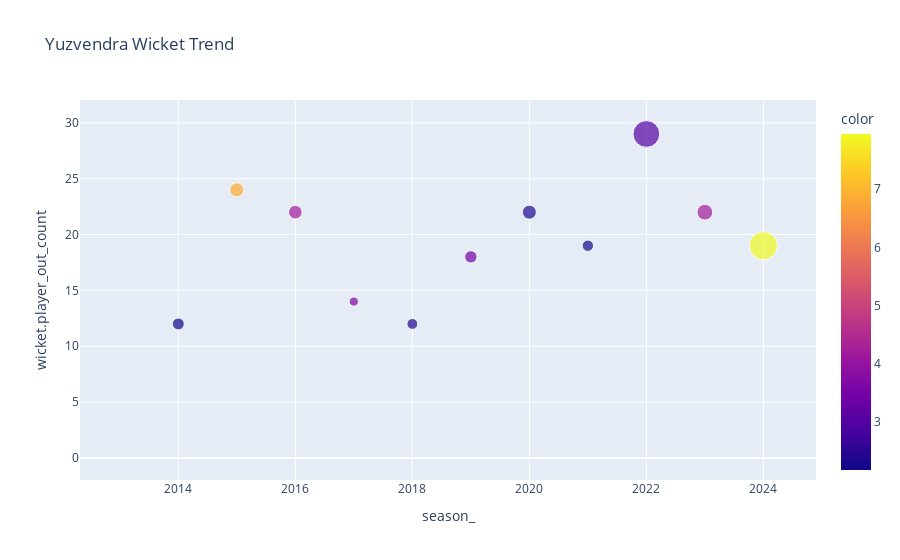

Source (notebook cell):
### Code cell
gapminder(df=ys_chahal_match,x_col=ys_chahal_match['season_'],y_col=ys_chahal_match['wicket.player_out_count'],size_col=ys_chahal_match['runs.total_sum']**5,color_col=(ys_chahal_match['runs.total_sum']/ys_chahal_match['batter_count'])**5,title="Yuzvendra Wicket Trend")

### Figure 1 — Plotly figure (JSON) as saved in the notebook; plotly's stock layout.template omitted (floating-point values rounded to 4 significant figures)
{"data": [{"hovertemplate": "season_=%{x}<br>wicket.player_out_count=%{y}<br>size=%{marker.size}<br>color=%{marker.color}<extra></extra>", "legendgroup": "", "marker": {"color": [6.596, 2.175, 6.863, 4.129, 3.645, 2.436, 3.426, 2.383, 2.284, 3.045, 4.182, 7.95], "coloraxis": "coloraxis", "size": [52521875, 8907339520949, 12458525720576, 11445019581049, 5327648726751, 7317420470624, 9494696984224, 12161907769824, 8028323765901, 44240899506176, 15397444507424, 49420005843968], "sizemode": "area", "sizeref": 123600000000.0, "symbol": "circle"}, "mode": "markers", "name": "", "orientation": "v", "showlegend": false, "type": "scatter", "x": [2013, 2014, 2015, 2016, 2017, 2018, 2019, 2020, 2021, 2022, 2023, 2024], "xaxis": "x", "y": [0, 12, 24, 22, 14, 12, 18, 22, 19, 29, 22, 19], "yaxis": "y"}], "layout": {"coloraxis": {"colorbar": {"title": {"text": "color"}}, "colorscale": [[0, "#0d0887"], [0.1111, "#46039f"], [0.2222, "#7201a8"], [0.3333, "#9c179e"], [0.4444, "#bd3786"], [0.5556, "#d8576b"], [0.6667, "#ed7953"], [0.7778, "#fb9f3a"], [0.8889, "#fdca26"], [1, "#f0f921"]]}, "legend": {"itemsizing": "constant", "tracegroupgap": 0}, "title": {"text": "Yuzvendra Wicket Trend"}, "xaxis": {"anchor": "y", "domain": [0, 1], "title": {"text": "season_"}}, "yaxis": {"anchor": "x", "domain": [0, 1], "title": {"text": "wicket.player_out_count"}}}}
